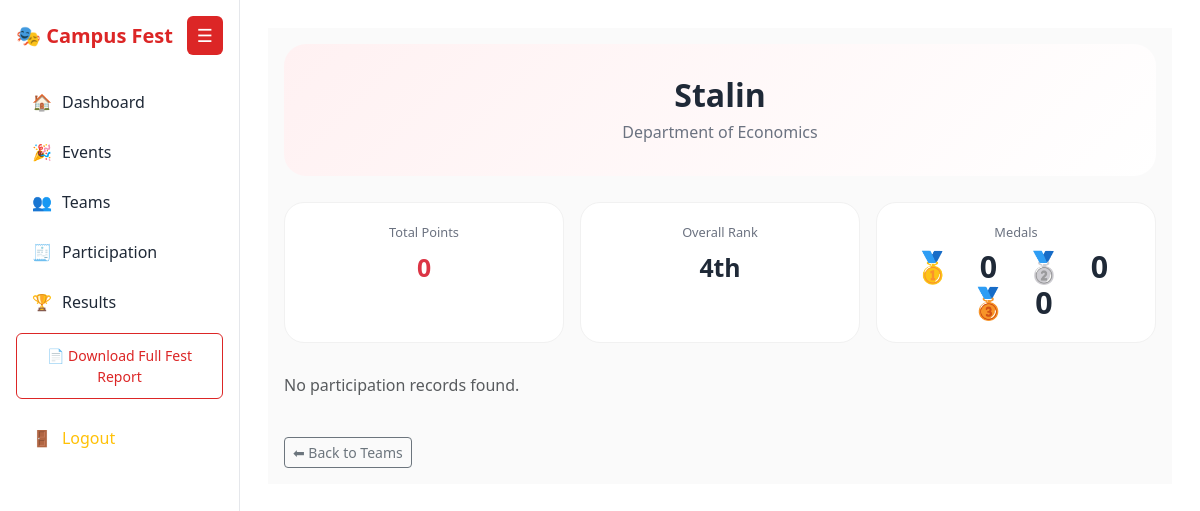
Before: /ad/teams/4/ with the older database file.
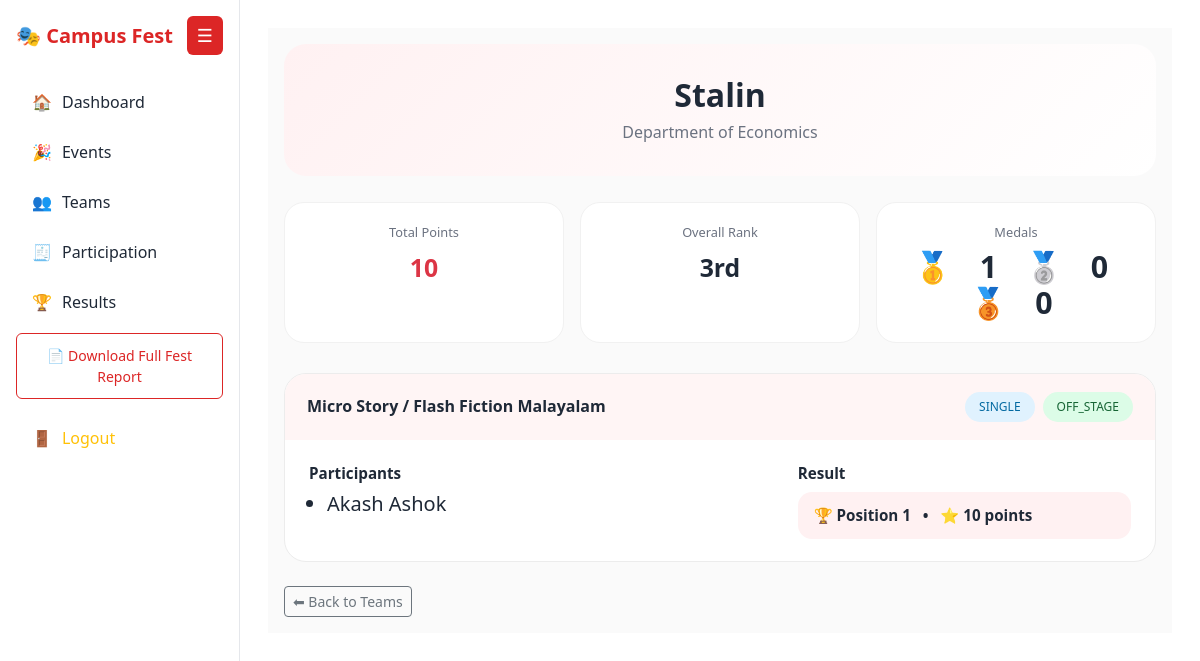
After: the same page with the newer database file.
### app/models.py (models this page shows, shortened)
class Event(models.Model):
    STAGE_TYPE_CHOICES = (
        ('ON_STAGE', 'On Stage'),
        ('OFF_STAGE', 'Off Stage'),
    )
    EVENT_TYPE_CHOICES = (
        ('SINGLE', 'Single'),
        ('GROUP', 'Group'),
    )
    name = models.CharField(max_length=200, unique=True)
    stage_type = models.CharField(
        max_length=10,
        choices=STAGE_TYPE_CHOICES
    )
    event_type = models.CharField(
        max_length=10,
        choices=EVENT_TYPE_CHOICES
    )
    min_team_size = models.PositiveIntegerField(default=1)
    max_team_size = models.PositiveIntegerField(default=1)

class Result(models.Model):
    event = models.ForeignKey(
        Event,
        on_delete=models.CASCADE,
        related_name='results'
    )
    team = models.ForeignKey(
        Team,
        on_delete=models.CASCADE,
        related_name='results'
    )
    position = models.PositiveIntegerField()
    points = models.PositiveIntegerField(default=0)
    class Meta:
        unique_together = ('event', 'team')
        ordering = ['position']

### app/views.py (the view)
def team_detail(request, team_id):
    team = get_object_or_404(Team, id=team_id)
    total_points = (
        Result.objects
        .filter(team=team)
        .aggregate(tp=Coalesce(Sum('points'), 0))
        ['tp']
    )
    teams = (
        Team.objects
        .annotate(
            total_points=Coalesce(Sum('results__points'), 0)
        )
        .order_by('-total_points', 'team_name')
    )
    team_rank = 1
    for idx, t in enumerate(teams, start=1):
        if t.id == team.id:
            team_rank = idx
            break
    medal_count = Result.objects.filter(team=team).aggregate(
        gold=Coalesce(Count('id', filter=Q(position=1)), 0),
        silver=Coalesce(Count('id', filter=Q(position=2)), 0),
        bronze=Coalesce(Count('id', filter=Q(position=3)), 0),
    )
    event_data = []
    results = Result.objects.filter(team=team).select_related('event')
    for r in results:
        participants = list(
            team.participations
            .filter(event=r.event)
            .values_list('participant_name', flat=True)
        )
        event_data.append({
            'event': r.event,
            'participants': participants,
            'result': r
        })
    return render(request, 'team_detail.html', {
        'team': team,
        'total_points': total_points,
        'rank': team_rank,
        'overall_place': ordinal(team_rank),
        'medal_count': medal_count,
        'event_data': event_data
    })

### app/views.py (called while the page is built)
def ordinal(n):
    if 10 <= n % 100 <= 20:
        return f"{n}th"
    return f"{n}{ {1:'st', 2:'nd', 3:'rd'}.get(n % 10, 'th') }"

### app/templates/team_detail.html (shortened to what this page needs)
{% extends "base.html" %}
{% block content %}
<div class="container-fluid team-page">
    <section class="team-banner">
        <div class="team-banner-inner">
            <h2 class="team-name">{{ team.team_name }}</h2>
            <p class="team-dept">Department of {{ team.department }}</p>
        </div>
    </section>
    <section class="team-stats">
        <div class="stat-box">
            <span class="stat-label">Total Points</span>
            <span class="stat-number text-danger">{{ total_points }}</span>
        </div>
        <div class="stat-box">
            <span class="stat-label">Overall Rank</span>
            <span class="stat-number">{{ overall_place }}</span>
        </div>
        <div class="stat-box">
            <span class="stat-label">Medals</span>
            <span class="stat-number medals">
                🥇 {{ medal_count.gold }}
                🥈 {{ medal_count.silver }}
                🥉 {{ medal_count.bronze }}
            </span>
        </div>
    </section>
    <section class="team-events">
        {% for row in event_data %}
            <article class="event-block">
                <div class="event-title">
                    <h6>{{ row.event.name }}</h6>
                    <div class="event-tags">
                        <span class="tag blue">{{ row.event.event_type }}</span>
                        <span class="tag green">{{ row.event.stage_type }}</span>
                    </div>
                </div>
                <div class="event-content">
                    <div class="event-section">
                        <span class="section-title">Participants</span>
                        <ul class="participant-list">
                            {% for name in row.participants %}
                                <h5><li>{{ name }}</li></h5>
                            {% endfor %}
                        </ul>
                    </div>
                    <div class="event-section">
                        <span class="section-title">Result</span>
                        {% if row.result %}
                            <div class="result-pill">
                                🏆 Position {{ row.result.position }}
                                &nbsp; • &nbsp;
                                ⭐ {{ row.result.points }} points
                            </div>
                        {% else %}
                            <span class="text-muted">Not published</span>
                        {% endif %}
                    </div>
                </div>
            </article>
        {% empty %}
            <p class="text-muted">No participation records found.</p>
        {% endfor %}
    </section>
    <div class="mt-4">
        <a href="{% url 'team_list' %}" class="btn btn-outline-secondary btn-sm">
            ⬅ Back to Teams
        </a>
    </div>
</div>
{% endblock %}

Changed rows visible on the page:
now on this page (row edited): Event: event.name "Micro Story / Flash Fiction Malayalam", event.event_type "SINGLE", event.stage_type "OFF_STAGE", participants "Akash Ashok", result.position "1", result.points "10"
Other visible differences:
{{ total_points }}: "0" → "10"
{{ overall_place }}: "4th" → "3rd"
{{ medal_count.gold }}: "0" → "1"
text no longer shown: "No participation records found."
